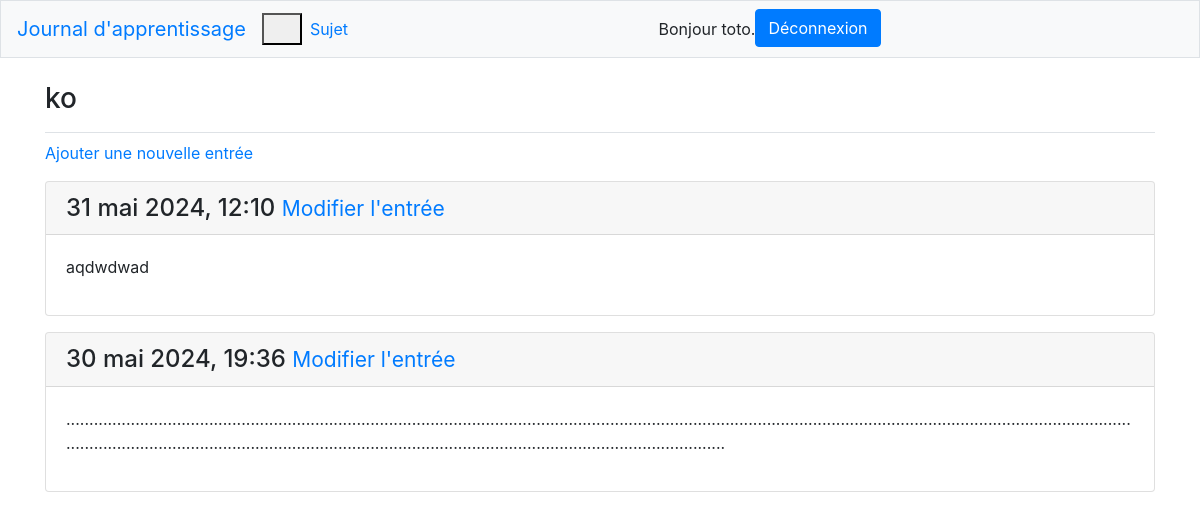
Page /topics/4/ (signed in) on the committed database.
### journaux_apprentissage/models.py (models this page shows, shortened)
class Topic(models.Model):
    text = models.CharField(max_length=200)
    date_added = models.DateTimeField(auto_now_add=True)
    owner = models.ForeignKey(User, on_delete=models.CASCADE)
    def __str__(self):
        return self.text

class Entry(models.Model):
    topic = models.ForeignKey(Topic, on_delete=models.CASCADE)
    date_added = models.DateTimeField(auto_now_add=True)
    text = models.TextField()
    class Meta:
        verbose_name_plural = 'entries'

### journaux_apprentissage/views.py (the view)
# urls.py: path('topics/<int:topic_id>/', views.topic, name='topic'),
@login_required
def topic(request, topic_id):
    topic = Topic.objects.get(id=topic_id)
    if topic.owner != request.user:
        raise Http404
    entries = topic.entry_set.order_by('-date_added')
    context = {'topic': topic, 'entries': entries}
    return render(request, 'journaux_apprentissage/topic.html', context)

### journaux_apprentissage/templates/journaux_apprentissage/topic.html
{% extends "journaux_apprentissage/base.html" %}
{% block page_header %}
    <h3>{{ topic }}</h3>
{% endblock page_header %}
{% block content %}
    <p>
        <a href="{% url 'journaux_apprentissage:new_entry' topic.id %}">
            Ajouter une nouvelle entrée</a>
    </p>
    {% for entry in entries %}
        <div class="card mb-3">
            <h4 class="card-header">
                {{ entry.date_added|date:'d F Y, H:i' }}
                <small><a href="{% url 'journaux_apprentissage:edit_entry' entry.id %}">
                    Modifier l'entrée</a></small>
            </h4>
            <div class="card-body">
                {{ entry.text|linebreaks }}
            </div>
        </div>
    {% empty %}
        <p>Aucune entrée n'a encore été ajouté à ce sujet.</p>
    {% endfor %}
{% endblock content %}

### journaux_apprentissage/templates/journaux_apprentissage/base.html (shortened to what this page needs)
{% load bootstrap4 %}
<!doctype html>
<html lang="fr">
<head>
    {% bootstrap_css %}
</head>
<body>
    <nav class="navbar navbar-expand-md navbar light bg-light mb-4 border">
    <a class="navbar-brand" href="{% url 'journaux_apprentissage:index' %}">
        Journal d'apprentissage</a>
    <button class="navbar-toogler" type="button" data-toggle="collapse"
        data-target="#navbarCollapse" aria-controls="navbarCollapse"
        aria-expanded="false" aria-label="Toogle navigation">
        <span class="navbar-toggler-icon"></span>
    </button>
    <div class="collapse navbar-collapse" id="navbarCollapse">
        <ul class="navbar-nav mr-auto">
            <li class="nav-item">
                <a class="nav-link"
                    href="{% url 'journaux_apprentissage:topics' %}">Sujet</a>
            </li>
        </ul>
        <ul class="navbar-nav mr-auto">
            {% if user.is_authenticated %}
                <li class="nav-item">
                    <span class="navbar-text">Bonjour {{ user.username }}.</span>
                </li>
                <li>
                    <form method="post" action="{% url 'utilisateurs:logout' %}">
                        <button name="submit" class="btn btn-primary ">Déconnexion</button>
                    </form>
                </li>
            {% endif %}
        </ul>
    </div>
    </nav>
    <main role="main" class="container">
        <div class="pb-2 mb-2 border-bottom">
            {% block page_header %}{% endblock page_header %}
        </div>
        <div>
            {% block content %}{% endblock content %}
        </div>
    </main>
</body>

### rows in the picture
Topic: text "ko"
Entry: date_added "31 mai 2024, 12:10", text "aqdwdwad"
Entry: date_added "30 mai 2024, 19:36", text "......................................................................................................................................................................................................................................................................................................................................................................................"

### other values in the picture
{{ user.username }} "toto"
